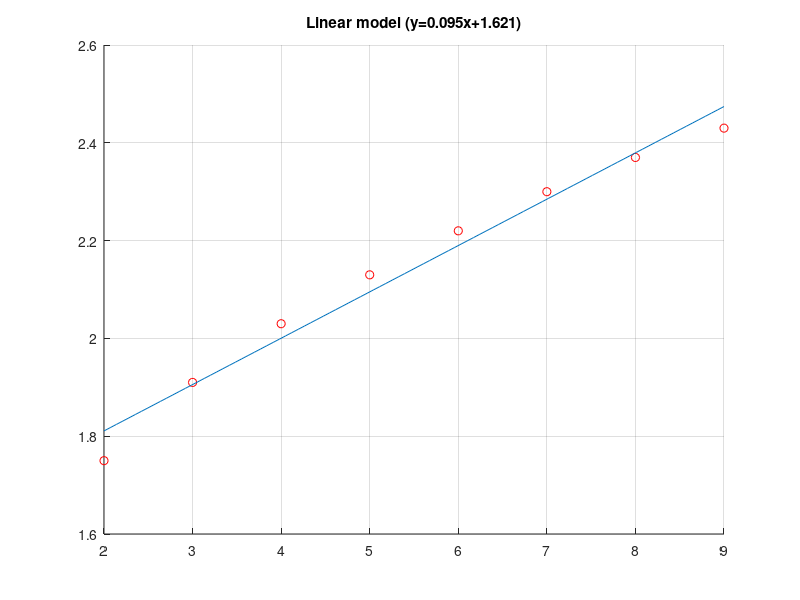

Source code (MATLAB):
x = [2, 3, 4, 5, 6, 7, 8, 9]';
y = [1.75, 1.91, 2.03, 2.13, 2.22, 2.30, 2.37, 2.43]';

m = length(x);
t = linspace(min(x), max(x));
M = [x, ones(m,1)]; 
Y = y;                     % Set the least squares problem.
v = M \ Y;                  % Find the least squares solution.
a = v(1); b = v(2);         % Fitting constants a and b.
figure; hold on;
plot(x, y, 'ro');         % Plot given data points.    
% Plot the fitting curve with a and b.
plot(t, a*t+b, 'color', [0 0.4470 0.7410]);
grid on;
title(sprintf('Linear model (y=%.3fx+%.3f)', a, b));